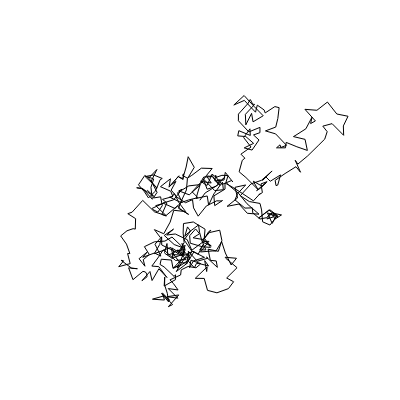
Frame 1 (no input)
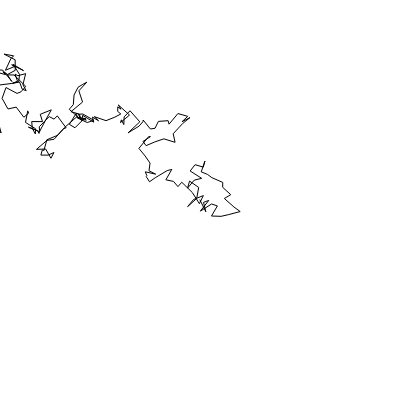
Frame 2 (the mouse pressed at the canvas centre, redrawn once)

The p5.js sketch that drew these frames (run headless with seeded random() and noise() and a simulated clock; the mouse was pressed at the canvas centre and the sketch redrawn once):

// p5.js sketch
// ── sketch.js

/*
BROWNIAN MOTION
Jeff Thompson | 2017/20 | jeffreythompson.org

Brownian motion, a type of "random walk," was first described
by Robert Brown, a botonist, in 1827 while observing pollen
grains in water. The principle is simple: at each step, move
the object randomly backwards or forwards, up or down in two-
dimensional space. Here, we add a series of vertices using
begin/endShape(), creating patterns that look like ant tunnels 
or DNA strands.

Read more about Brownian motion here:
https://en.wikipedia.org/wiki/Brownian_motion

CHALLENGES:
1. Can you try doing this with other shapes, or combinations
   of shapes? (Maybe using push/pop() and translate()?) How else 
   can you tweak the sketch to make it more interesting?
2. Currently, the lines can run off the edges of the screen 
   and disappear. Can you make it not do that? (Hint: either 
   use constrain() or try to make it wrap around to the 
   opposite side)

*/

// max distance the we can move each step
let speed = 12;


function setup() {
  createCanvas(400, 400);
    noLoop();
}


function draw() {
    background(255);
  
    // start in center of screen
    let x = width/2;
    let y = height/2;
  
    // draw a long line, updating the x/y position
    // by a random amount each step
    noFill();
    stroke(0);
    beginShape();
    for (let i=0; i<500; i++) {
      
      // draw a vertex at the current x/y position
      vertex(x, y);
      
      // try this instead of the line above!
      // curveVertex(x, y);

      // move by a random amount left/right and up/down
      x += random(-speed,speed);
      y += random(-speed,speed);
    }
    endShape();
}
